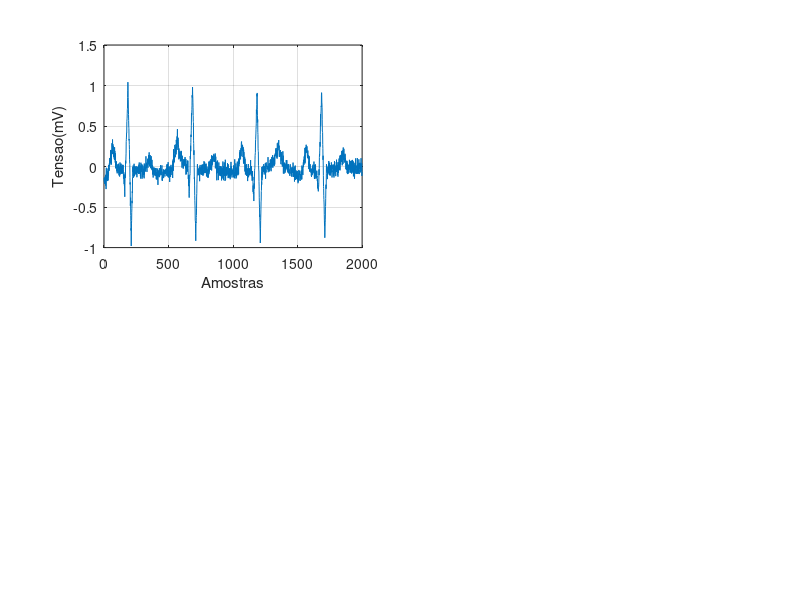

The MATLAB source for this figure: (Note: this script raises an error after producing the figure.)
clear; close all; clc;

%{
Encontrando picos no sinal ECG
%}

%% Carregar o sinal ECG
sinal = load('sinal_ecg');
sinal = sinal.ECG_data;
t = 1:length(sinal);

subplot(2,2,1)
plot(t,sinal)
xlabel('Amostras');
ylabel('Tensao(mV)')
grid on


% Onda R: picos acima de 0.5mV
[~,locs_Rwave] = findpeaks(sinal,'MinPeakHeight',0.5,...
                                    'MinPeakDistance',200);
% Onda S: sinal invertido                                
ECG_inverted = -sinal;
[~,locs_Swave] = findpeaks(ECG_inverted,'MinPeakHeight',0.5,...
                                        'MinPeakDistance',200);                  
subplot(2,2,2)
hold on 
plot(t,sinal)
plot(locs_Rwave,sinal(locs_Rwave),'rv','MarkerFaceColor','r')
plot(locs_Swave,sinal(locs_Swave),'rs','MarkerFaceColor','b')
axis([0 1850 -1.1 1.1])
grid on
legend('sinal ECG','ondas-R','ondas-S')
xlabel('Amostras')
ylabel('Tensao(mV)')


% Filtra o sinal
smoothECG = sgolayfilt(sinal,7,21);
smoothECG = sinal;

subplot(2,2,3)
plot(t,sinal,'b',t,smoothECG,'r')
grid on
axis tight
xlabel('Samples')
ylabel('Voltage(mV)')
legend('Noisy ECG Signal','Filtered Signal')
title('Filtering Noisy ECG Signal')


% Onda Q
[~,min_locs] = findpeaks(-smoothECG,'MinPeakDistance',40);

% Picos entre -0.2mV e -0.5mV
locs_Qwave = min_locs(smoothECG(min_locs)>-0.5 & smoothECG(min_locs)<-0.2);

subplot(2,2,4)
hold on
plot(t,smoothECG); 
plot(locs_Qwave,smoothECG(locs_Qwave),'rs','MarkerFaceColor','g')
plot(locs_Rwave,smoothECG(locs_Rwave),'rv','MarkerFaceColor','r')
plot(locs_Swave,smoothECG(locs_Swave),'rs','MarkerFaceColor','b')
grid on
xlabel('Amostras')
ylabel('Tensao(mV)')
ax = axis;
axis([0 1850 -1.1 1.1])
legend('Sinal ECG filtrado','onda-Q','onda-R','onda-S')